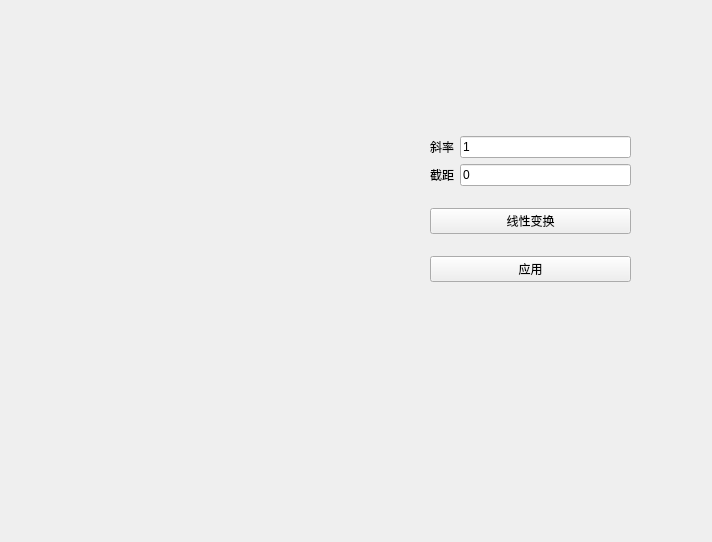
<?xml version="1.0" encoding="UTF-8"?>
<ui version="4.0">
 <class>LinerTranslateWidget</class>
 <widget class="QWidget" name="LinerTranslateWidget">
  <property name="geometry">
   <rect>
    <x>0</x>
    <y>0</y>
    <width>712</width>
    <height>542</height>
   </rect>
  </property>
  <property name="windowTitle">
   <string>Form</string>
  </property>
  <widget class="QWidget" name="widget" native="true">
   <property name="geometry">
    <rect>
     <x>30</x>
     <y>50</y>
     <width>391</width>
     <height>381</height>
    </rect>
   </property>
  </widget>
  <widget class="QWidget" name="verticalLayoutWidget">
   <property name="geometry">
    <rect>
     <x>430</x>
     <y>120</y>
     <width>201</width>
     <height>181</height>
    </rect>
   </property>
   <layout class="QVBoxLayout" name="verticalLayout">
    <item>
     <layout class="QGridLayout" name="gridLayout">
      <item row="1" column="1">
       <widget class="QLineEdit" name="intercept">
        <property name="text">
         <string>0</string>
        </property>
       </widget>
      </item>
      <item row="1" column="0">
       <widget class="QLabel" name="label_2">
        <property name="text">
         <string>截距</string>
        </property>
       </widget>
      </item>
      <item row="0" column="0">
       <widget class="QLabel" name="label">
        <property name="text">
         <string>斜率</string>
        </property>
       </widget>
      </item>
      <item row="0" column="1">
       <widget class="QLineEdit" name="slope">
        <property name="text">
         <string>1</string>
        </property>
       </widget>
      </item>
     </layout>
    </item>
    <item>
     <widget class="QPushButton" name="linerTranslate">
      <property name="text">
       <string>线性变换</string>
      </property>
     </widget>
    </item>
    <item>
     <widget class="QPushButton" name="apply">
      <property name="text">
       <string>应用</string>
      </property>
     </widget>
    </item>
   </layout>
  </widget>
 </widget>
 <resources/>
 <connections/>
</ui>
